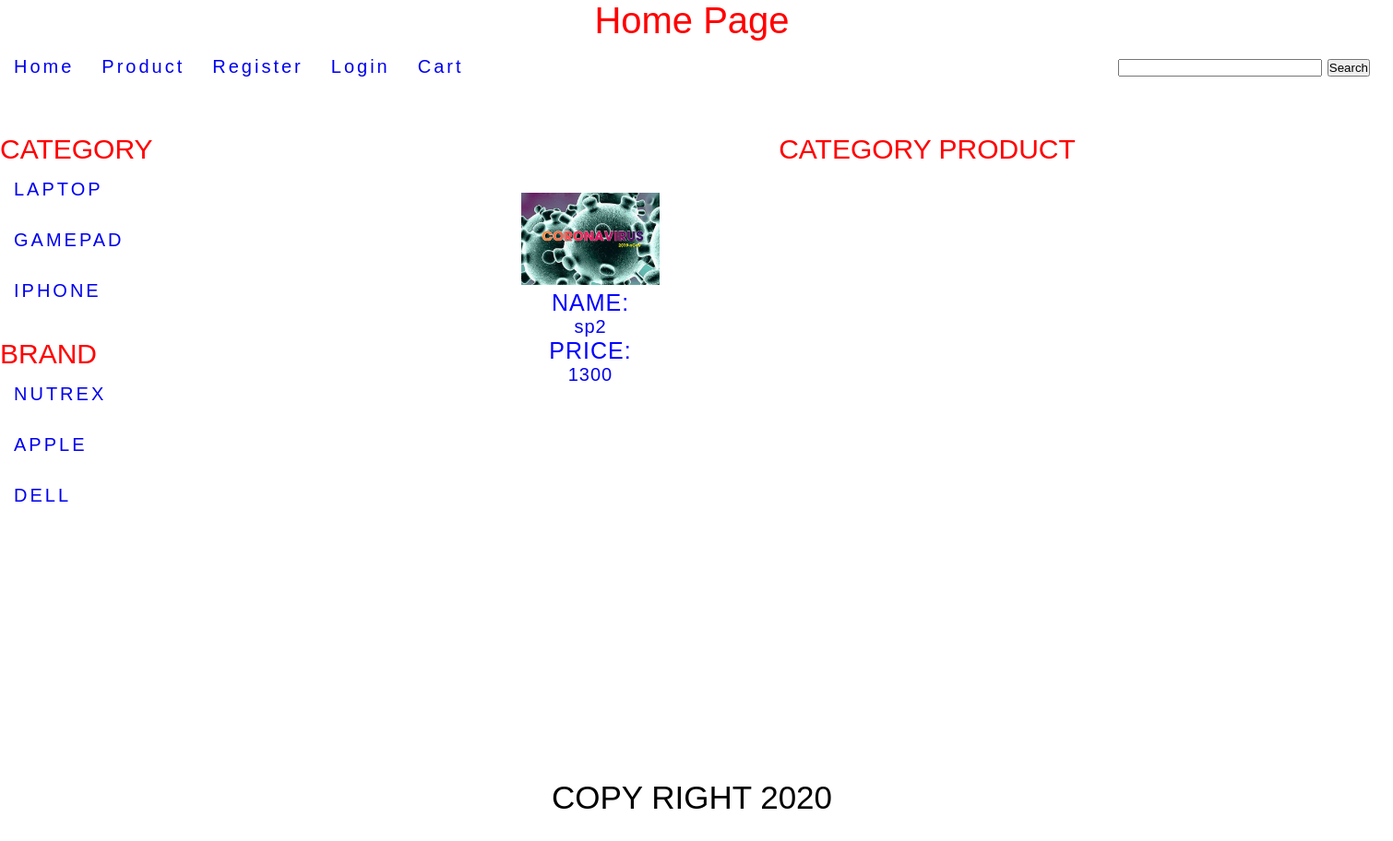
The page /index.php?xem=product_category&category_id=9 on the database its author committed.
### tables this page shows
CREATE TABLE `category` (
  `category_id` int(11) NOT NULL AUTO_INCREMENT,
  `category_name` varchar(255) NOT NULL,
  `category_description` varchar(255) NOT NULL,
  `category_status` int(11) NOT NULL,
  PRIMARY KEY (`category_id`)
);

CREATE TABLE `brand` (
  `brand_id` int(11) NOT NULL AUTO_INCREMENT,
  `brand_name` varchar(255) NOT NULL,
  `brand_description` varchar(255) NOT NULL,
  `brand_status` int(11) NOT NULL,
  PRIMARY KEY (`brand_id`)
);

CREATE TABLE `Product` (
  `product_id` int(11) NOT NULL AUTO_INCREMENT,
  `category_id` int(11) NOT NULL,
  `brand_id` int(11) NOT NULL,
  `product_name` varchar(255) NOT NULL,
  `product_description` varchar(255) NOT NULL,
  `product_content` varchar(255) NOT NULL,
  `product_price` varchar(255) NOT NULL,
  `product_image` varchar(255) NOT NULL,
  `product_status` int(11) NOT NULL,
  PRIMARY KEY (`product_id`)
);

### inc/path_frontend.inc.php (called while the page is built, shortened)
<?php
function Loader1($className){
    $path = "class/";
    $extension = ".php";
    $full_path = $path.$className.$extension;
}

### class/DB.php (called while the page is built)
<?php
class DB
{
    private $host = "127.0.0.1";
    private $username = "root";
    private $password = "honganhnguyen";
    private $dbname = "blogpurephp";
    protected function connect()
    {
        $conn = 'mysql:host=' . $this->host . ';dbname=' . $this->dbname . ';charset=utf8';
        $pdo = new PDO($conn, $this->username, $this->password);
        $pdo->setAttribute(PDO::ATTR_DEFAULT_FETCH_MODE, PDO::FETCH_ASSOC);
        return $pdo;
    }
}

### class/frontend_model.php (called while the page is built, shortened)
<?php
class frontend_model extends DB
{
    public function show_category_frontend()
    {
        $show_category = "SELECT * FROM category WHERE category_status = '1' ORDER BY category_id DESC ";
        $stmt = $this->connect()->query($show_category);
        return $stmt;
    }
    public function show_brand_frontend()
    {
        $show_brand = "SELECT * FROM brand WHERE brand_status = '1' ORDER BY brand_id DESC ";
        $stmt = $this->connect()->query($show_brand);
        return $stmt;
    }
    public function show_product_category()
    {
        $category_id = $_GET['category_id'];
        $show_product =  "SELECT * FROM Product JOIN category,brand  WHERE Product.category_id = category.category_id AND Product.brand_id = brand.brand_id AND Product.category_id = '$category_id' AND product_status = '1'";
        $stmt = $this->connect()->query($show_product);
        return $stmt;
    }
}

### modules/Category/show_category.php (the view)
<div class="category_header">
    Category
</div>
<?php
$show_category = new frontend_controller;
$result_show_category = $show_category->show_category_frontend();
if($result_show_category){
    while($result = $result_show_category->fetch()){
        ?>
<div class="show_category">
    <ul>
        <li><a href="index.php?xem=product_category&category_id=<?php
            echo $result['category_id'];?>"><?php echo $result['category_name'];?></a></li>
    </ul>
</div>
<?php
   }
}
 ?>
<br/>

### modules/Brand/show_brand.php
<div class="brand_header">
    Brand
</div>
<?php
$show_brand = new frontend_controller;
$result_show_brand = $show_brand->show_brand_frontend();
if($result_show_brand){
    while($result = $result_show_brand->fetch()){
        ?>
        <div class="show_brand">
            <ul>
                <li><a href="index.php?xem=product_brand&brand_id=<?php
                    echo $result['brand_id'];?>"><?php echo $result['brand_name'];?></a></li>
            </ul>
        </div>
        <?php
    }
}
?>

### modules/Category/show_product_category.php
<div class="product_header">
    Category Product
</div>
<div class="show_product">
    <?php
    $show_product = new frontend_controller();
    $result = $show_product->show_product_category();
    if($result){
        while($result_product = $result->fetch()){
            ?>
            <ul>
                <li><a href="index.php?xem=product_details&product_id=<?php echo $result_product['product_id'] ?>">
                        <img src="../../admin/adminModules/Product/uploads/<?php echo $result_product['product_image'] ?>" width="150" height="100"/>
                        <p class="content_product">Name:</p><p> <?php echo $result_product['product_name'] ?></p>
                        <p class="content_product">Price:</p><p><?php echo $result_product['product_price'] ?></p>
                    </a></li>
            </ul>
            <?php
        }
    }
    ?>
</div>

### style/css/style.css (style rules this page uses)
* { margin: 0; padding: 0; }
.category_header { text-transform: uppercase; font-size: 30px; font-weight: 400; color:red; }
.show_category ul { width: 100%; height: 40px; list-style: none; text-decoration: none; text-transform: uppercase; }
.show_category ul li { text-decoration: none; margin: 15px; letter-spacing: 3px; }
.show_category ul li a { text-decoration: none; }
.brand_header { text-transform: uppercase; font-size: 30px; font-weight: 400; color:red; }
.show_brand ul { width: 100%; height: 40px; list-style: none; text-decoration: none; text-transform: uppercase; }
.show_brand ul li { text-decoration: none; margin: 15px; letter-spacing: 3px; }
.show_brand ul li a { text-decoration: none; }
.product_header { text-transform: uppercase; font-size: 30px; font-weight: 400; color: red; text-align: center; }
.show_product ul { text-align: center; width: 100%; list-style: none; }
.show_product ul li { width: 200px; height: auto; float: left; text-decoration: none; letter-spacing: 1px; margin: 30px; }
.show_product ul li a { text-decoration: none; }
.content_product { font-size: 25px; color:blue; text-transform: uppercase; }

### rows shown on the page
category: category_name "LAPTOP"
category: category_name "GAMEPAD"
category: category_name "IPHONE"
brand: brand_name "NUTREX"
brand: brand_name "APPLE"
brand: brand_name "DELL"
product: product_image (picture), product_name "sp2", product_price "1300"
